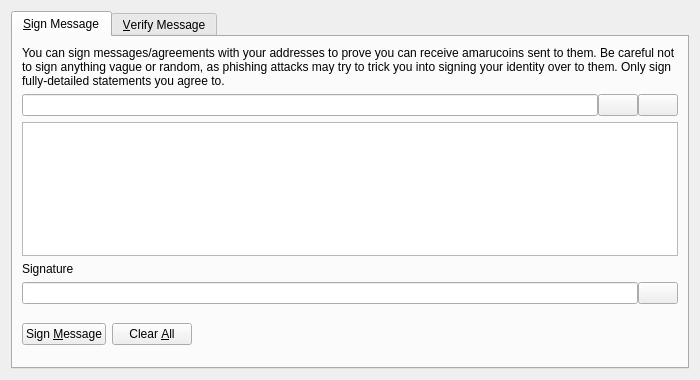
<?xml version="1.0" encoding="UTF-8"?>
<ui version="4.0">
 <class>SignVerifyMessageDialog</class>
 <widget class="QDialog" name="SignVerifyMessageDialog">
  <property name="geometry">
   <rect>
    <x>0</x>
    <y>0</y>
    <width>700</width>
    <height>380</height>
   </rect>
  </property>
  <property name="windowTitle">
   <string>Signatures - Sign / Verify a Message</string>
  </property>
  <property name="modal">
   <bool>true</bool>
  </property>
  <layout class="QVBoxLayout" name="verticalLayout">
   <item>
    <widget class="QTabWidget" name="tabWidget">
     <property name="currentIndex">
      <number>0</number>
     </property>
     <widget class="QWidget" name="tabSignMessage">
      <attribute name="title">
       <string>&amp;Sign Message</string>
      </attribute>
      <layout class="QVBoxLayout" name="verticalLayout_SM">
       <item>
        <widget class="QLabel" name="infoLabel_SM">
         <property name="text">
          <string>You can sign messages/agreements with your addresses to prove you can receive amarucoins sent to them. Be careful not to sign anything vague or random, as phishing attacks may try to trick you into signing your identity over to them. Only sign fully-detailed statements you agree to.</string>
         </property>
         <property name="textFormat">
          <enum>Qt::PlainText</enum>
         </property>
         <property name="wordWrap">
          <bool>true</bool>
         </property>
        </widget>
       </item>
       <item>
        <layout class="QHBoxLayout" name="horizontalLayout_1_SM">
         <property name="spacing">
          <number>0</number>
         </property>
         <item>
          <widget class="QValidatedLineEdit" name="addressIn_SM">
           <property name="toolTip">
            <string>The Amarucoin address to sign the message with</string>
           </property>
          </widget>
         </item>
         <item>
          <widget class="QPushButton" name="addressBookButton_SM">
           <property name="toolTip">
            <string>Choose previously used address</string>
           </property>
           <property name="text">
            <string/>
           </property>
           <property name="icon">
            <iconset resource="../bitcoin.qrc">
             <normaloff>:/icons/address-book</normaloff>:/icons/address-book</iconset>
           </property>
           <property name="shortcut">
            <string>Alt+A</string>
           </property>
           <property name="autoDefault">
            <bool>false</bool>
           </property>
          </widget>
         </item>
         <item>
          <widget class="QPushButton" name="pasteButton_SM">
           <property name="toolTip">
            <string>Paste address from clipboard</string>
           </property>
           <property name="text">
            <string/>
           </property>
           <property name="icon">
            <iconset resource="../bitcoin.qrc">
             <normaloff>:/icons/editpaste</normaloff>:/icons/editpaste</iconset>
           </property>
           <property name="shortcut">
            <string>Alt+P</string>
           </property>
           <property name="autoDefault">
            <bool>false</bool>
           </property>
          </widget>
         </item>
        </layout>
       </item>
       <item>
        <widget class="QPlainTextEdit" name="messageIn_SM">
         <property name="toolTip">
          <string>Enter the message you want to sign here</string>
         </property>
        </widget>
       </item>
       <item>
        <widget class="QLabel" name="signatureLabel_SM">
         <property name="text">
          <string>Signature</string>
         </property>
         <property name="textFormat">
          <enum>Qt::PlainText</enum>
         </property>
        </widget>
       </item>
       <item>
        <layout class="QHBoxLayout" name="horizontalLayout_2_SM">
         <property name="spacing">
          <number>0</number>
         </property>
         <item>
          <widget class="QLineEdit" name="signatureOut_SM">
           <property name="font">
            <font>
             <italic>true</italic>
            </font>
           </property>
           <property name="readOnly">
            <bool>true</bool>
           </property>
          </widget>
         </item>
         <item>
          <widget class="QPushButton" name="copySignatureButton_SM">
           <property name="toolTip">
            <string>Copy the current signature to the system clipboard</string>
           </property>
           <property name="text">
            <string/>
           </property>
           <property name="icon">
            <iconset resource="../bitcoin.qrc">
             <normaloff>:/icons/editcopy</normaloff>:/icons/editcopy</iconset>
           </property>
           <property name="autoDefault">
            <bool>false</bool>
           </property>
          </widget>
         </item>
        </layout>
       </item>
       <item>
        <layout class="QHBoxLayout" name="horizontalLayout_3_SM">
         <item>
          <widget class="QPushButton" name="signMessageButton_SM">
           <property name="toolTip">
            <string>Sign the message to prove you own this Amarucoin address</string>
           </property>
           <property name="text">
            <string>Sign &amp;Message</string>
           </property>
           <property name="icon">
            <iconset resource="../bitcoin.qrc">
             <normaloff>:/icons/edit</normaloff>:/icons/edit</iconset>
           </property>
           <property name="autoDefault">
            <bool>false</bool>
           </property>
          </widget>
         </item>
         <item>
          <widget class="QPushButton" name="clearButton_SM">
           <property name="toolTip">
            <string>Reset all sign message fields</string>
           </property>
           <property name="text">
            <string>Clear &amp;All</string>
           </property>
           <property name="icon">
            <iconset resource="../bitcoin.qrc">
             <normaloff>:/icons/remove</normaloff>:/icons/remove</iconset>
           </property>
           <property name="autoDefault">
            <bool>false</bool>
           </property>
          </widget>
         </item>
         <item>
          <spacer name="horizontalSpacer_1_SM">
           <property name="orientation">
            <enum>Qt::Horizontal</enum>
           </property>
           <property name="sizeHint" stdset="0">
            <size>
             <width>40</width>
             <height>48</height>
            </size>
           </property>
          </spacer>
         </item>
         <item>
          <widget class="QLabel" name="statusLabel_SM">
           <property name="font">
            <font>
             <weight>75</weight>
             <bold>true</bold>
            </font>
           </property>
           <property name="text">
            <string/>
           </property>
           <property name="wordWrap">
            <bool>true</bool>
           </property>
          </widget>
         </item>
         <item>
          <spacer name="horizontalSpacer_2_SM">
           <property name="orientation">
            <enum>Qt::Horizontal</enum>
           </property>
           <property name="sizeHint" stdset="0">
            <size>
             <width>40</width>
             <height>48</height>
            </size>
           </property>
          </spacer>
         </item>
        </layout>
       </item>
      </layout>
     </widget>
     <widget class="QWidget" name="tabVerifyMessage">
      <attribute name="title">
       <string>&amp;Verify Message</string>
      </attribute>
      <layout class="QVBoxLayout" name="verticalLayout_VM">
       <item>
        <widget class="QLabel" name="infoLabel_VM">
         <property name="text">
          <string>Enter the receiver's address, message (ensure you copy line breaks, spaces, tabs, etc. exactly) and signature below to verify the message. Be careful not to read more into the signature than what is in the signed message itself, to avoid being tricked by a man-in-the-middle attack. Note that this only proves the signing party receives with the address, it cannot prove sendership of any transaction!</string>
         </property>
         <property name="textFormat">
          <enum>Qt::PlainText</enum>
         </property>
         <property name="alignment">
          <set>Qt::AlignLeading|Qt::AlignLeft|Qt::AlignTop</set>
         </property>
         <property name="wordWrap">
          <bool>true</bool>
         </property>
        </widget>
       </item>
       <item>
        <layout class="QHBoxLayout" name="horizontalLayout_1_VM">
         <property name="spacing">
          <number>0</number>
         </property>
         <item>
          <widget class="QValidatedLineEdit" name="addressIn_VM">
           <property name="toolTip">
            <string>The Amarucoin address the message was signed with</string>
           </property>
          </widget>
         </item>
         <item>
          <widget class="QPushButton" name="addressBookButton_VM">
           <property name="toolTip">
            <string>Choose previously used address</string>
           </property>
           <property name="text">
            <string/>
           </property>
           <property name="icon">
            <iconset resource="../bitcoin.qrc">
             <normaloff>:/icons/address-book</normaloff>:/icons/address-book</iconset>
           </property>
           <property name="shortcut">
            <string>Alt+A</string>
           </property>
           <property name="autoDefault">
            <bool>false</bool>
           </property>
          </widget>
         </item>
        </layout>
       </item>
       <item>
        <widget class="QPlainTextEdit" name="messageIn_VM"/>
       </item>
       <item>
        <widget class="QValidatedLineEdit" name="signatureIn_VM"/>
       </item>
       <item>
        <layout class="QHBoxLayout" name="horizontalLayout_2_VM">
         <item>
          <widget class="QPushButton" name="verifyMessageButton_VM">
           <property name="toolTip">
            <string>Verify the message to ensure it was signed with the specified Amarucoin address</string>
           </property>
           <property name="text">
            <string>Verify &amp;Message</string>
           </property>
           <property name="icon">
            <iconset resource="../bitcoin.qrc">
             <normaloff>:/icons/transaction_0</normaloff>:/icons/transaction_0</iconset>
           </property>
           <property name="autoDefault">
            <bool>false</bool>
           </property>
          </widget>
         </item>
         <item>
          <widget class="QPushButton" name="clearButton_VM">
           <property name="toolTip">
            <string>Reset all verify message fields</string>
           </property>
           <property name="text">
            <string>Clear &amp;All</string>
           </property>
           <property name="icon">
            <iconset resource="../bitcoin.qrc">
             <normaloff>:/icons/remove</normaloff>:/icons/remove</iconset>
           </property>
           <property name="autoDefault">
            <bool>false</bool>
           </property>
          </widget>
         </item>
         <item>
          <spacer name="horizontalSpacer_1_VM">
           <property name="orientation">
            <enum>Qt::Horizontal</enum>
           </property>
           <property name="sizeHint" stdset="0">
            <size>
             <width>40</width>
             <height>48</height>
            </size>
           </property>
          </spacer>
         </item>
         <item>
          <widget class="QLabel" name="statusLabel_VM">
           <property name="font">
            <font>
             <weight>75</weight>
             <bold>true</bold>
            </font>
           </property>
           <property name="text">
            <string/>
           </property>
           <property name="wordWrap">
            <bool>true</bool>
           </property>
          </widget>
         </item>
         <item>
          <spacer name="horizontalSpacer_2_VM">
           <property name="orientation">
            <enum>Qt::Horizontal</enum>
           </property>
           <property name="sizeHint" stdset="0">
            <size>
             <width>40</width>
             <height>48</height>
            </size>
           </property>
          </spacer>
         </item>
        </layout>
       </item>
      </layout>
     </widget>
    </widget>
   </item>
  </layout>
 </widget>
 <customwidgets>
  <customwidget>
   <class>QValidatedLineEdit</class>
   <extends>QLineEdit</extends>
   <header>qvalidatedlineedit.h</header>
  </customwidget>
 </customwidgets>
 <resources>
  <include location="../bitcoin.qrc"/>
 </resources>
 <connections/>
</ui>
